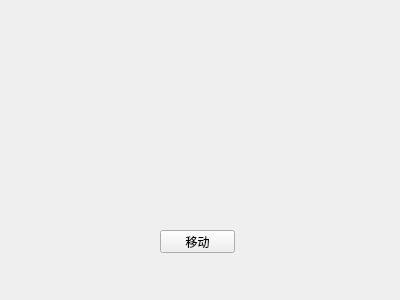
<?xml version="1.0" encoding="UTF-8"?>
<ui version="4.0">
 <class>Widget</class>
 <widget class="QWidget" name="Widget">
  <property name="geometry">
   <rect>
    <x>0</x>
    <y>0</y>
    <width>400</width>
    <height>300</height>
   </rect>
  </property>
  <property name="windowTitle">
   <string>Widget</string>
  </property>
  <widget class="QPushButton" name="move">
   <property name="geometry">
    <rect>
     <x>160</x>
     <y>230</y>
     <width>75</width>
     <height>23</height>
    </rect>
   </property>
   <property name="text">
    <string>移动</string>
   </property>
  </widget>
 </widget>
 <layoutdefault spacing="6" margin="11"/>
 <resources/>
 <connections/>
</ui>
